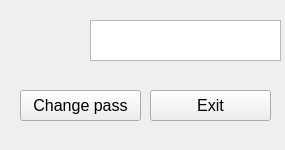
<?xml version="1.0" encoding="UTF-8"?>
<ui version="4.0">
 <class>Userspace</class>
 <widget class="QMainWindow" name="Userspace">
  <property name="geometry">
   <rect>
    <x>0</x>
    <y>0</y>
    <width>285</width>
    <height>150</height>
   </rect>
  </property>
  <property name="windowTitle">
   <string>User space</string>
  </property>
  <widget class="QWidget" name="centralwidget">
   <widget class="QTextBrowser" name="Username">
    <property name="geometry">
     <rect>
      <x>90</x>
      <y>20</y>
      <width>191</width>
      <height>41</height>
     </rect>
    </property>
    <property name="font">
     <font>
      <pointsize>10</pointsize>
     </font>
    </property>
   </widget>
   <widget class="QLabel" name="Yourname">
    <property name="geometry">
     <rect>
      <x>20</x>
      <y>20</y>
      <width>51</width>
      <height>41</height>
     </rect>
    </property>
    <property name="font">
     <font>
      <pointsize>12</pointsize>
     </font>
    </property>
    <property name="toolTip">
     <string>&lt;html&gt;&lt;head/&gt;&lt;body&gt;&lt;p&gt;&lt;img src=&quot;:/imgs/admin.jpg&quot;/&gt;&lt;/p&gt;&lt;/body&gt;&lt;/html&gt;</string>
    </property>
    <property name="frameShadow">
     <enum>QFrame::Plain</enum>
    </property>
    <property name="text">
     <string/>
    </property>
    <property name="textFormat">
     <enum>Qt::AutoText</enum>
    </property>
    <property name="pixmap">
     <pixmap>../user.jpg</pixmap>
    </property>
    <property name="scaledContents">
     <bool>true</bool>
    </property>
   </widget>
   <widget class="QPushButton" name="ChangepassButton">
    <property name="geometry">
     <rect>
      <x>20</x>
      <y>90</y>
      <width>121</width>
      <height>31</height>
     </rect>
    </property>
    <property name="font">
     <font>
      <pointsize>12</pointsize>
     </font>
    </property>
    <property name="text">
     <string>Change pass</string>
    </property>
   </widget>
   <widget class="QPushButton" name="Exit">
    <property name="geometry">
     <rect>
      <x>150</x>
      <y>90</y>
      <width>121</width>
      <height>31</height>
     </rect>
    </property>
    <property name="font">
     <font>
      <pointsize>12</pointsize>
     </font>
    </property>
    <property name="text">
     <string>Exit</string>
    </property>
   </widget>
  </widget>
 </widget>
 <resources>
  <include location="res.qrc"/>
 </resources>
 <connections/>
</ui>
